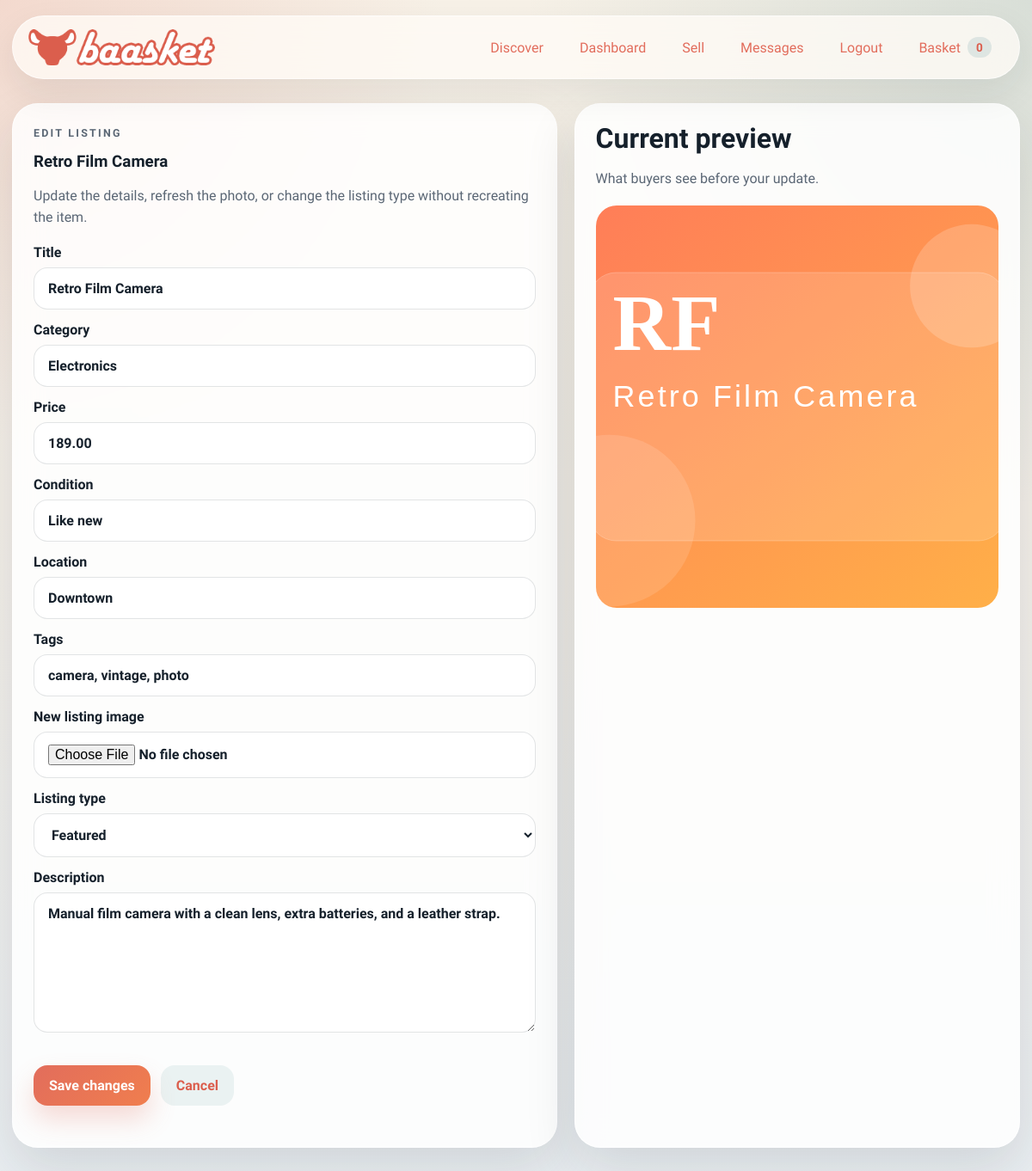
/dashboard/listings/1/edit (signed in), run on the app's committed database.
### models.py (models this page shows, shortened)
class ListingModel(db.Model):
    id = db.Column(db.Integer, primary_key=True)
    seller_id = db.Column(db.Integer, db.ForeignKey("user.id"), nullable=False, index=True)
    title = db.Column(db.String(140), nullable=False, index=True)
    category = db.Column(db.String(80), nullable=False, index=True)
    price = db.Column(db.Numeric(10, 2), nullable=False)
    condition = db.Column(db.String(80), nullable=False)
    location = db.Column(db.String(80), nullable=False)
    description = db.Column(db.Text, nullable=False)
    kind = db.Column(db.String(20), nullable=False, default="standard")
    image_path = db.Column(db.String(255), nullable=False, default="")
    seed_image_data = db.Column(db.Text, nullable=False, default="")
    tags_csv = db.Column(db.Text, nullable=False, default="")
    created_at = db.Column(db.DateTime, nullable=False, default=datetime.utcnow, index=True)
    quantity = db.Column(db.Integer, nullable=False, default=1)
    sku = db.Column(db.String(64), nullable=True, default="")
    is_active = db.Column(db.Boolean, nullable=False, default=True)
    offers = db.relationship("Offer", backref="listing", lazy=True, cascade="all, delete-orphan")
    @property
    def tags(self) -> tuple[str, ...]:
        return tuple(tag for tag in self.tags_csv.split(",") if tag)
    @property
    def image_data(self) -> str:
        if self.image_path:
            return f"/static/{self.image_path}"
        return self.seed_image_data or "/static/assets/logo/baasket_logo.png"

### main.py (the view, shortened to what this page needs)
	@app.route("/dashboard/listings/<int:listing_id>/edit", methods=["GET", "POST"])
	@login_required
	def edit_listing(listing_id: int) -> str:
		listing = db.session.get(Item, listing_id)
		if listing is None or listing.seller_id != current_user.id:
			flash("That listing cannot be edited.", "warning")
			return redirect(url_for("dashboard"))
		return render_template(
			"edit_listing.html",
			title="Edit Listing | Baasket",
			listing=listing,
			categories=tuple(sorted({item.category for item in Item.query.all()})),
		)

### models.py (called while the page is built)
@login_manager.user_loader
def load_user(user_id: str) -> User | None:
    if not user_id.isdigit():
        return None
    return db.session.get(User, int(user_id))

### payment.py (called while the page is built)
    def options(self) -> tuple[dict[str, object], ...]:
        return tuple(
            {
                "code": strategy.code,
                "label": strategy.label,
                "fee_rate": getattr(strategy, "fee_rate", Decimal("0.00")),
            }
            for strategy in self._strategies.values()
        )

### templates/edit_listing.html (shortened to what this page needs)
{% extends "base.html" %}
{% block content %}
<section class="detail-grid reveal" data-reveal>
  <article class="card-surface">
    <div class="section-heading compact">
      <p class="eyebrow">Edit listing</p>
      <h1>{{ listing.title }}</h1>
      <p>Update the details, refresh the photo, or change the listing type without recreating the item.</p>
    </div>
    <form method="post" enctype="multipart/form-data" class="stack-form">
      <label>
        Title
        <input type="text" name="title" value="{{ listing.title }}" required>
      </label>
      <label>
        Category
        <input list="category-options" type="text" name="category" value="{{ listing.category }}" required>
      </label>
      <label>
        Price
        <input type="number" name="price" step="0.01" min="0.01" value="{{ listing.price }}" required>
      </label>
      <label>
        Condition
        <input type="text" name="condition" value="{{ listing.condition }}">
      </label>
      <label>
        Location
        <input type="text" name="location" value="{{ listing.location }}">
      </label>
      <label>
        Tags
        <input type="text" name="tags" value="{{ listing.tags|join(', ') }}">
      </label>
      <label>
        New listing image
        <input type="file" name="image" accept="image/*">
      </label>
      <label>
        Listing type
        <select name="kind">
          <option value="featured" {% if listing.kind == 'featured' %}selected{% endif %}>Featured</option>
        </select>
      </label>
      <label>
        Description
        <textarea name="description" rows="7" required>{{ listing.description }}</textarea>
      </label>
      <div class="action-row">
        <button type="submit" class="primary-button">Save changes</button>
        <a href="{{ url_for('listing_detail', listing_id=listing.id) }}" class="secondary-button">Cancel</a>
      </div>
    </form>
  </article>
  <aside class="card-surface">
    <div class="section-heading compact">
      <h2>Current preview</h2>
      <p>What buyers see before your update.</p>
    </div>
    <img src="{{ listing.image_data }}" alt="{{ listing.title }}" class="detail-image">
  </aside>
</section>
{% endblock %}

### static/css/styles.css (style rules this page uses)
:root { color-scheme: light; --bg: #f4efe6; --bg-soft: #fffaf2; --panel: rgba(255, 255, 255, 0.84); --panel-strong: #ffffff; --ink: #15202b; --muted: #5b6775; --line: rgba(21, 32, 43, 0.12); --accent: #e26d5c; --accent-deep: #DB5E4D; --accent-soft: #ffd6cc; --success: #1f7a54; --warning: #a96c08; --shadow: 0 24px 60px rgba(21, 32, 43, 0.12); --radius-xl: 30px; --radius-lg: 22px; --radius-md: 16px; }
* { box-sizing: border-box; }
html { scroll-behavior: smooth; }
body { margin: 0; min-height: 100vh; background: radial-gradient(circle at top left, rgba(226, 109, 92, 0.18), transparent 28%), radial-gradient(circle at top right, rgba(31, 111, 120, 0.14), transparent 32%), linear-gradient(180deg, #f7f1e7 0%, #f3efe8 42%, #e9eef2 100%); color: var(--ink); font-family: "Lexend", "Trebuchet MS", "Gill Sans", "Segoe UI", sans-serif; }
img { display: block; max-width: 100%; }
a { color: inherit; text-decoration: none; }
button, input, select, textarea { font: inherit; }
.hero, .grid-layout, .detail-grid, .section-block { position: relative; margin-bottom: 24px; }
.hero-copy, .hero-card, .card-surface, .side-panel { border-radius: var(--radius-xl); background: var(--panel); border: 1px solid rgba(255, 255, 255, 0.66); box-shadow: var(--shadow); backdrop-filter: blur(16px); }
.eyebrow { margin: 0 0 14px; color: var(--accent-deep); text-transform: uppercase; letter-spacing: 0.18em; font-size: 0.78rem; font-weight: 800; }
h1, h2, h3 { margin: 0; font-family: "Lexend", Georgia, "Times New Roman", serif; line-height: 1.06; }
.hero-text, .section-heading p, .product-meta, .detail-description, .panel-note p, .feed-item p, .empty-state { color: var(--muted); line-height: 1.6; }
.search-bar input, .search-bar select, .stack-form input, .stack-form select, .stack-form textarea { width: 100%; padding: 14px 16px; border: 1px solid rgba(21, 32, 43, 0.12); border-radius: 16px; background: rgba(255, 255, 255, 0.92); color: var(--ink); }
.search-bar button, .primary-button, .secondary-button, .ghost-button { border: 0; border-radius: 16px; padding: 14px 18px; font-weight: 800; cursor: pointer; transition: transform 0.2s ease, box-shadow 0.2s ease, background 0.2s ease; }
.search-bar button, .primary-button { background: linear-gradient(135deg, var(--accent), #f07e4e); color: white; box-shadow: 0 16px 30px rgba(226, 109, 92, 0.24); }
.secondary-button, .ghost-button { background: rgba(31, 111, 120, 0.08); color: var(--accent-deep); }
.hero-card-top, .price-row, .action-row, .cart-controls, .cart-line, .section-heading, .subtle-row { display: flex; align-items: center; justify-content: space-between; gap: 12px; }
.hero-preview, .detail-image, .product-image-wrap img, .cart-line img { width: 100%; border-radius: 24px; object-fit: cover; }
.section-block, .card-surface, .side-panel { padding: 24px; }
.section-heading { margin-bottom: 18px; }
.section-heading.compact { display: block; }
.section-heading h2 { margin-bottom: 6px; font-size: 2rem; }
.detail-grid { display: grid; grid-template-columns: minmax(0, 1.1fr) minmax(0, 0.9fr); gap: 20px; }
.detail-image { aspect-ratio: 1 / 1; }
.action-row { margin: 24px 0; justify-content: flex-start; }
.stack-form { display: grid; gap: 14px; }
.stack-form label { display: grid; gap: 8px; font-weight: 700; }
.stack-form textarea { resize: vertical; }
.reveal { opacity: 0; transform: translateY(16px); transition: opacity 0.55s ease, transform 0.55s ease; }
.reveal.is-visible { opacity: 1; transform: translateY(0); }

### data on the page
ListingModel: title "Retro Film Camera", category "Electronics", price "189.00", condition "Like new", location "Downtown", tags "camera, vintage, photo", kind "Featured", description "Manual film camera with a clean lens, extra batteries, and a leather strap.", title (picture)

### other printed values
{{ cart_count }} "0"
